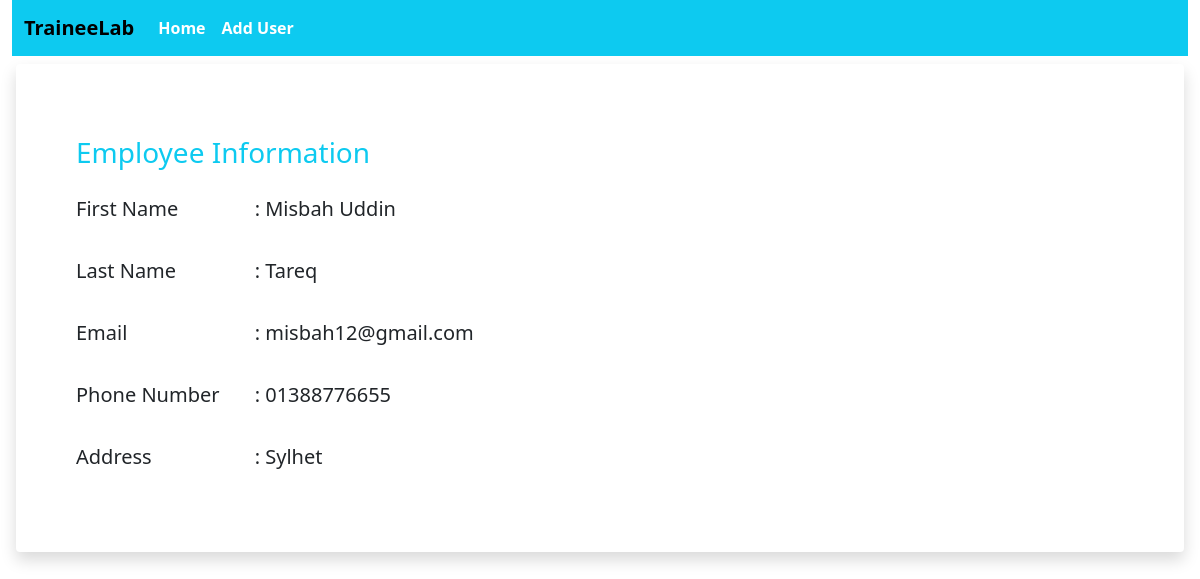
Page /read.php?id=12 on the committed database.
### tables this page shows
CREATE TABLE `users` (
  `id` int(11) NOT NULL,
  `first_name` varchar(100) NOT NULL,
  `last_name` varchar(100) NOT NULL,
  `email` varchar(255) NOT NULL,
  `phone_number` varchar(15) NOT NULL,
  `address` varchar(255) NOT NULL
);

### read.php (the view, shortened to what this page needs)
<!DOCTYPE html>
<html lang="en">
<head>
    <link href="https://cdn.jsdelivr.net/npm/bootstrap@5.0.2/dist/css/bootstrap.min.css" rel="stylesheet"
>
</head>
<body>
    <?php
    if (isset($_GET["id"]) && !empty(trim($_GET["id"]))) {
        require_once "config.php";
        $id = trim($_GET["id"]);
        $query = mysqli_query($conn, "SELECT * FROM users WHERE ID = '$id'");
        if ($user = mysqli_fetch_assoc($query)) {
            $firstName   = $user["first_name"];
            $lastName    = $user["last_name"];
            $email       = $user["email"];
            $phoneNumber = $user["phone_number"];
            $address     = $user["address"];
        } else {
            header("location: read.php");
            exit();
        }
    } else {
        header("location: read.php");
        exit();
    }
  ?>
    <div class="wrapper">
        <div class="container-fluid">
            <nav class="navbar navbar-expand-lg navbar-light bg-info">
                <div class="container-fluid">
                    <a class="navbar-brand fw-bold" style="color:black;" href="#">TraineeLab</a>
                    <div class="collapse navbar-collapse" id="navbarNav">
                        <ul class="navbar-nav">
                            <li class="nav-item">
                                <a class="nav-link active text-white fw-bold" aria-current="page" href="index.php">Home</a>
                            </li>
                            <li class="nav-item">
                                <a class="nav-link active text-white fw-bold" href="create.php">Add User</a>
                            </li>
                        </ul>
                    </div>
                </div>
            </nav>
            <div class="row mx-1 mt-2 shadow p-5 mb-5 bg-body rounded">
                <div class="col-md-12">
                    <div class="d-flex justify-content-left fw-bold mt-4 mb-3 text-info">
                        <h3> Employee Information</h3>
                    </div>
                    <div class="row mb-3">
                        <label for="inputPassword3" class="col-sm-2 col-md-2 fs-5">First Name</label>
                        <div class="col-sm-10 col-md-10">
                            <p class="fs-5"><?php echo ":  ".$firstName ?></p>
                        </div>
                    </div>
                    <div class="row mb-3">
                        <label for="inputPassword3" class="col-sm-2 col-md-2 fs-5">Last Name</label>
                        <div class="col-sm-10 col-md-10">
                            <p class="fs-5"><?php echo ":  ".$lastName ?></p>
                        </div>
                    </div>
                    <div class="row mb-3">
                        <label for="inputPassword3" class="col-sm-2 col-md-2 fs-5">Email</label>
                        <div class="col-sm-10 col-md-10">
                            <p class="fs-5"><?php echo ":  ".$email ?></p>
                        </div>
                    </div>
                    <div class="row mb-3">
                        <label for="inputPassword3" class="col-sm-2 col-md-2 fs-5">Phone Number</label>
                        <div class="col-sm-10 col-md-10">
                            <p class="fs-5"><?php echo ":  ".$phoneNumber ?></p>
                        </div>
                    </div>
                    <div class="row mb-3">
                        <label for="inputPassword3" class="col-sm-2 col-md-2 fs-5">Address</label>
                        <div class="col-sm-10 col-md-10">
                            <p class="fs-5"><?php echo ":  ".$address ?></p>
                        </div>
                    </div>
                </div>
            </div>
        </div>
    </div>
</body>
</html>

### read.php (style rules this page uses)
.wrapper { width: 1200px; margin: 0 auto; }

### rows in the picture
users: first_name "Misbah Uddin", last_name "Tareq", email "misbah12@gmail.com", phone_number "01388776655", address "Sylhet"
